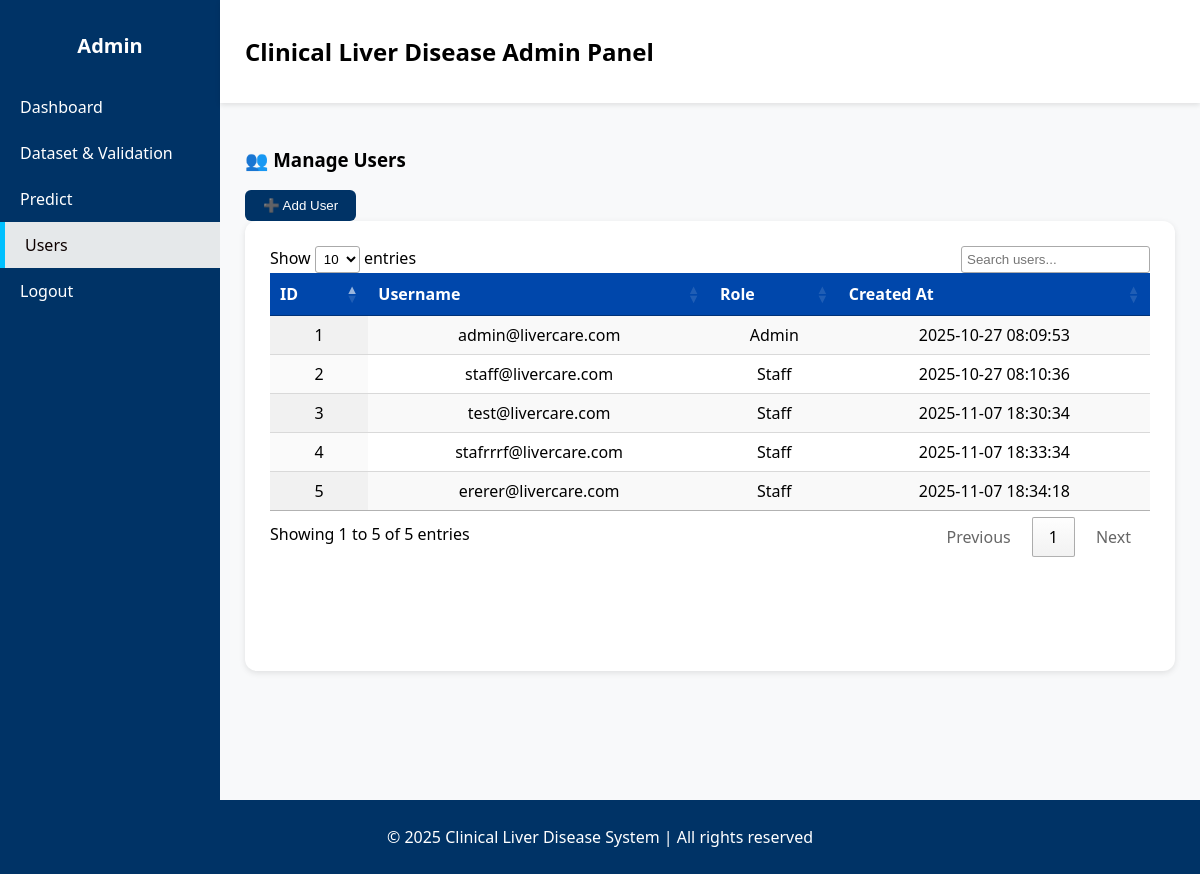
The page /admin/users.php (signed in) on the database its author committed.
### tables this page shows
CREATE TABLE `users` (
  `id` int NOT NULL AUTO_INCREMENT,
  `username` varchar(50) NOT NULL,
  `password` varchar(255) NOT NULL,
  `role` enum('admin','staff') NOT NULL DEFAULT 'staff',
  `created_at` timestamp NULL DEFAULT CURRENT_TIMESTAMP,
  PRIMARY KEY (`id`),
  UNIQUE KEY `username` (`username`)
);

### public/admin/users.php (the view, shortened to what this page needs)
<?php
$pdo = getPDO();
$users = $pdo->query("SELECT id, username, role, created_at FROM users ORDER BY id DESC")->fetchAll(PDO::FETCH_ASSOC);
?>
<!doctype html>
<html lang="en">
<head>
    <?php include 'includes/header.php'; ?>
    <link rel="stylesheet" href="https://cdn.datatables.net/1.13.6/css/jquery.dataTables.min.css">
    <link rel="stylesheet" href="https://cdn.datatables.net/buttons/2.4.1/css/buttons.dataTables.min.css">
</head>
<body>
    <?php include 'includes/sidebar.php'; ?>
    <div class="content">
        <div class="container-fluid py-4">
            <div class="d-flex justify-content-between align-items-center mb-4">
                <h3 class="fw-semibold text-primary">👥 Manage Users</h3>
                <button  id="openModalBtn" class="btn-add-user" data-bs-toggle="modal" data-bs-target="#addUserModal">
                    ➕ Add User
                </button>
            </div>
            <div class="card shadow-sm p-3">
                <div class="table-responsive">
                    <table id="usersTable" class="display nowrap table table-striped table-bordered" style="width:100%">
                        <thead class="text-center">
                            <tr>
                                <th>ID</th>
                                <th>Username</th>
                                <th>Role</th>
                                <th>Created At</th>
                            </tr>
                        </thead>
                        <tbody>
                            <?php foreach ($users as $u): ?>
                                <tr>
                                    <td><?= htmlspecialchars($u['id']) ?></td>
                                    <td><?= htmlspecialchars($u['username']) ?></td>
                                    <td>
                                        <span class="badge bg-<?= $u['role'] === 'admin' ? 'danger' : 'success' ?>">
                                            <?= ucfirst(htmlspecialchars($u['role'])) ?>
                                        </span>
                                    </td>
                                    <td><?= htmlspecialchars($u['created_at']) ?></td>
                                </tr>
                            <?php endforeach; ?>
                        </tbody>
                    </table>
                </div>
            </div>
        </div>
    </div>
    <?php include 'includes/footer.php'; ?>
</body>
</html>

### public/assets/css/admin_style.css (style rules this page uses)
body { margin: 0; font-family: 'Segoe UI', sans-serif; background: #f8f9fa; }
.content { padding: 25px; overflow-y: auto; }
.card { background: #ffffff; border-radius: 12px; box-shadow: 0 2px 6px rgba(0,0,0,0.1); padding: 25px; height: 400px; display: flex; flex-direction: column; justify-content: space-between; transition: transform 0.2s ease, box-shadow 0.2s ease; }
.card { overflow: hidden; }
table.dataTable thead th { background-color: #0047AB; color: #fff; font-weight: 600; text-align: center; }
table.dataTable tbody td { text-align: center; vertical-align: middle; }

### public/assets/css/table_style.css (style rules this page uses)
table.dataTable thead th { background-color: #0047AB; color: #fff; font-weight: 600; text-align: center; }
table.dataTable tbody td { text-align: center; vertical-align: middle; }

### public/admin/users.php (style rules this page uses)
.btn-add-user { background-color: #003366; color: #fff; border: none; padding: 8px 18px; border-radius: 6px; font-weight: 500; transition: all 0.3s; }

### rows shown on the page
users: id "5", username "ererer@livercare.com", role "Staff", created_at "2025-11-07 18:34:18"
users: id "4", username "stafrrrf@livercare.com", role "Staff", created_at "2025-11-07 18:33:34"
users: id "3", username "test@livercare.com", role "Staff", created_at "2025-11-07 18:30:34"
users: id "2", username "staff@livercare.com", role "Staff", created_at "2025-10-27 08:10:36"
users: id "1", username "admin@livercare.com", role "Admin", created_at "2025-10-27 08:09:53"
